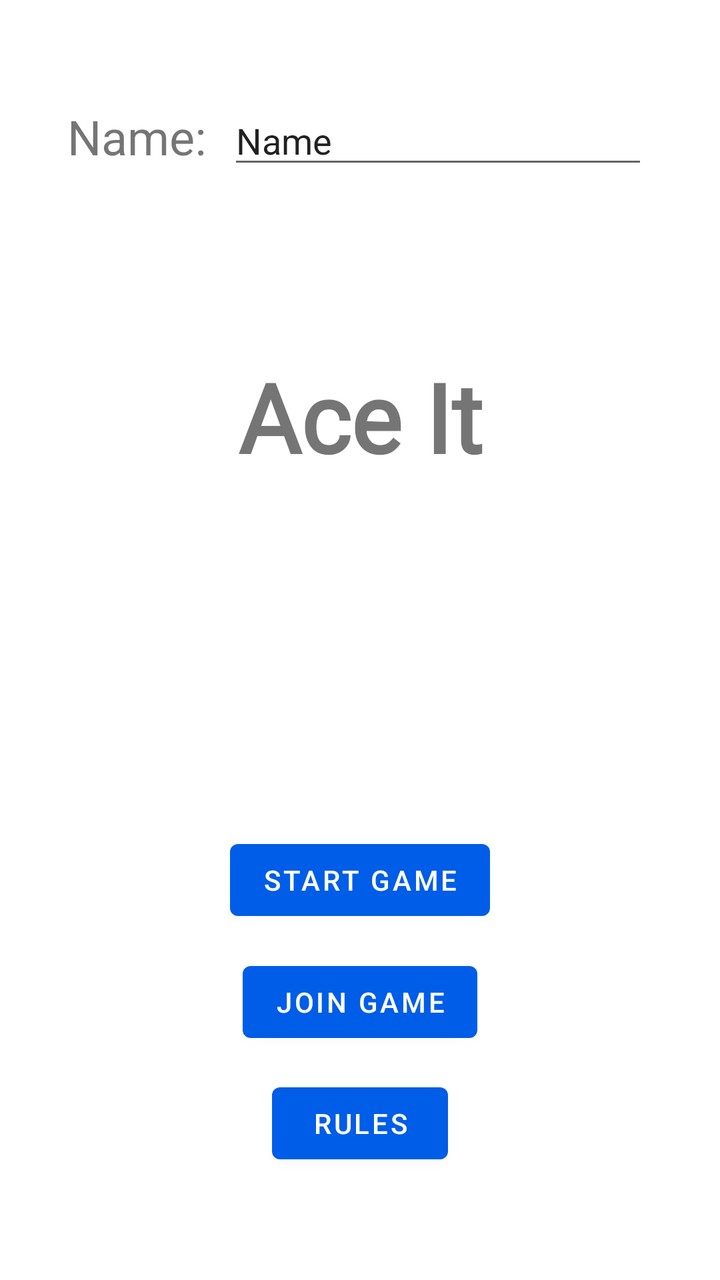
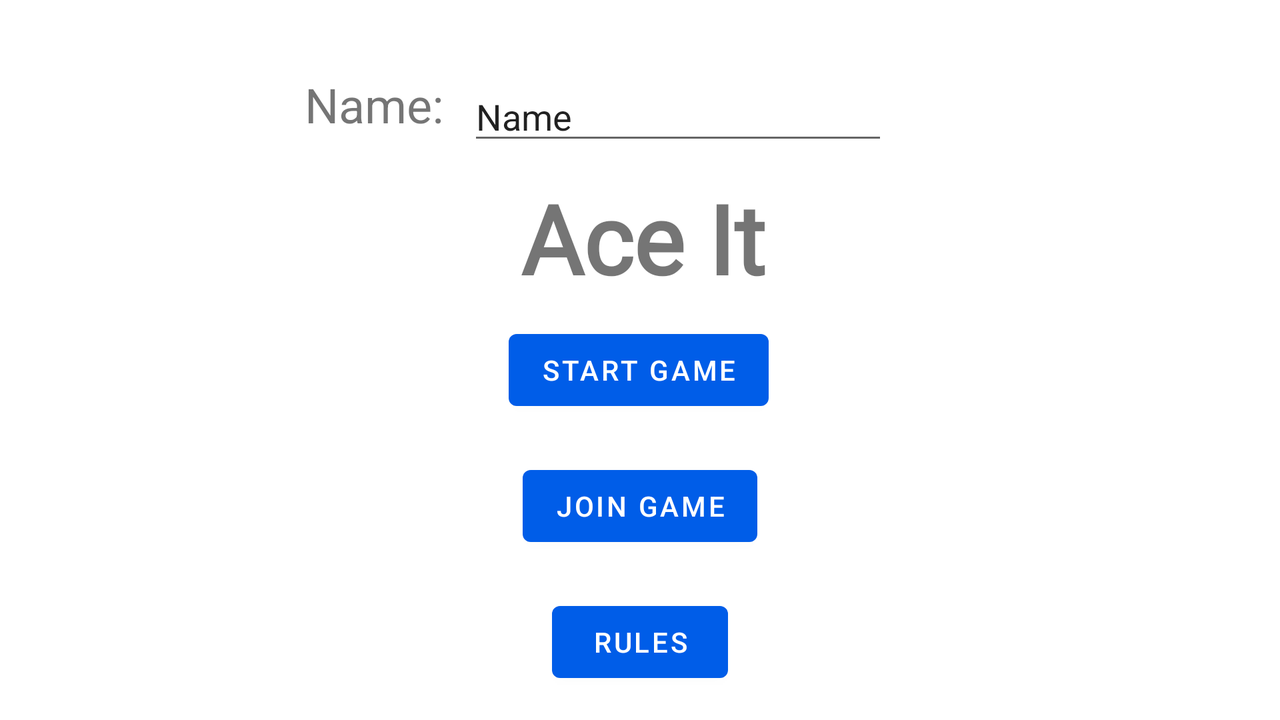

The same Android screen from two of the app's own layout files: first res/layout/ as a phone draws it, then the repository's variant for another configuration, drawn on a device whose configuration selects that folder. Both files follow.
<!-- AndroidManifest.xml: application theme Theme.AceIt -->
<!-- res/layout/home_screen.xml -->
<?xml version="1.0" encoding="utf-8"?>
<androidx.constraintlayout.widget.ConstraintLayout xmlns:android="http://schemas.android.com/apk/res/android"
    xmlns:app="http://schemas.android.com/apk/res-auto"
    xmlns:tools="http://schemas.android.com/tools"
    android:layout_width="match_parent"
    android:layout_height="match_parent"
    tools:context=".HomeScreen"
    android:focusable="false"
    android:focusableInTouchMode="true"
    >

    <TextView
        android:id="@+id/textview_first"
        android:layout_width="wrap_content"
        android:layout_height="wrap_content"
        android:fontFamily="@font/amaranth"
        android:text="@string/app_name"
        android:textSize="48sp"
        android:textStyle="bold"
        app:layout_constraintBottom_toTopOf="@id/start_select_button"
        app:layout_constraintEnd_toEndOf="parent"
        app:layout_constraintStart_toStartOf="parent"
        app:layout_constraintTop_toTopOf="parent"
        />

    <TextView
        android:id="@+id/name"
        android:layout_width="wrap_content"
        android:layout_height="wrap_content"
        android:layout_marginTop="52dp"
        android:text="Name:"
        android:textSize="24sp"
        app:layout_constraintEnd_toStartOf="@+id/edit_name"
        app:layout_constraintHorizontal_bias="0.752"
        app:layout_constraintStart_toStartOf="parent"
        app:layout_constraintTop_toTopOf="parent" />

    <EditText
        android:id="@+id/edit_name"
        android:layout_width="wrap_content"
        android:layout_height="wrap_content"
        android:layout_marginTop="48dp"
        android:layout_marginEnd="36dp"
        android:ems="10"
        android:inputType="textPersonName"
        android:text="Name"
        app:layout_constraintEnd_toEndOf="parent"
        app:layout_constraintTop_toTopOf="parent" />

    <Button
        android:id="@+id/start_select_button"
        android:layout_width="wrap_content"
        android:layout_height="wrap_content"
        android:text="@string/start_game"
        app:layout_constraintBottom_toBottomOf="parent"
        app:layout_constraintEnd_toEndOf="parent"
        app:layout_constraintStart_toStartOf="parent"
        app:layout_constraintTop_toBottomOf="@id/textview_first" />

    <Button
        android:id="@+id/join_game_button"
        android:layout_width="wrap_content"
        android:layout_height="wrap_content"
        android:layout_marginTop="8dp"
        android:text="@string/join_game"
        app:layout_constraintBottom_toBottomOf="parent"
        app:layout_constraintEnd_toEndOf="parent"
        app:layout_constraintStart_toStartOf="parent"
        app:layout_constraintTop_toBottomOf="@+id/start_select_button"
        app:layout_constraintVertical_bias="0.042" />

    <Button
        android:id="@+id/rules_button"
        android:layout_width="wrap_content"
        android:layout_height="wrap_content"
        android:layout_marginTop="8dp"
        android:text="@string/rules"
        app:layout_constraintBottom_toBottomOf="parent"
        app:layout_constraintEnd_toEndOf="parent"
        app:layout_constraintStart_toStartOf="parent"
        app:layout_constraintTop_toBottomOf="@+id/join_game_button"
        app:layout_constraintVertical_bias="0.078" />
</androidx.constraintlayout.widget.ConstraintLayout>
<!-- resources referenced by this layout -->
<resources>
  <string name="app_name">Ace It</string>
  <string name="join_game">Join Game</string>
  <string name="rules">Rules</string>
  <string name="start_game">Start Game</string>
  <style name="Theme.AceIt" parent="Theme.MaterialComponents.DayNight.DarkActionBar">
          
          <item name="colorPrimary">@color/blue_600</item>
          <item name="colorPrimaryVariant">@color/blue_800</item>
          <item name="colorOnPrimary">@color/white</item>
          
          <item name="colorSecondary">@color/teal_200</item>
          <item name="colorSecondaryVariant">@color/teal_700</item>
          <item name="colorOnSecondary">@color/black</item>
          
          <item name="android:statusBarColor" tools:targetApi="l">?attr/colorPrimaryVariant</item>
          
      </style>
  <color name="blue_600">#005DE8</color>
  <color name="blue_800">#00359C</color>
  <color name="white">#FFFFFFFF</color>
  <color name="teal_200">#FF03DAC5</color>
  <color name="teal_700">#FF018786</color>
  <color name="black">#FF000000</color>
</resources>
<!-- res/layout-land/home_screen.xml (the repository's variant of the layout above) -->
<!-- drawn on the phone turned sideways -->
<?xml version="1.0" encoding="utf-8"?>
<androidx.constraintlayout.widget.ConstraintLayout xmlns:android="http://schemas.android.com/apk/res/android"
    xmlns:app="http://schemas.android.com/apk/res-auto"
    xmlns:tools="http://schemas.android.com/tools"
    android:layout_width="match_parent"
    android:layout_height="match_parent"
    tools:context=".HomeScreen"
    android:focusable="false"
    android:focusableInTouchMode="true"
    >

    <TextView
        android:id="@+id/textview_first"
        android:layout_width="wrap_content"
        android:layout_height="wrap_content"
        android:fontFamily="@font/amaranth"
        android:text="@string/app_name"
        android:textSize="48sp"
        android:textStyle="bold"
        app:layout_constraintBottom_toTopOf="@id/start_select_button"
        app:layout_constraintEnd_toEndOf="parent"
        app:layout_constraintHorizontal_bias="0.503"
        app:layout_constraintStart_toStartOf="parent"
        app:layout_constraintTop_toTopOf="parent"
        app:layout_constraintVertical_bias="0.897" />

    <TextView
        android:id="@+id/name"
        android:layout_width="wrap_content"
        android:layout_height="wrap_content"
        android:layout_marginTop="36dp"
        android:text="Name:"
        android:textSize="24sp"
        app:layout_constraintEnd_toStartOf="@+id/edit_name"
        app:layout_constraintHorizontal_bias="0.926"
        app:layout_constraintStart_toStartOf="parent"
        app:layout_constraintTop_toTopOf="parent" />

    <EditText
        android:id="@+id/edit_name"
        android:layout_width="wrap_content"
        android:layout_height="wrap_content"
        android:layout_marginTop="36dp"
        android:layout_marginEnd="196dp"
        android:ems="10"
        android:inputType="textPersonName"
        android:text="Name"
        app:layout_constraintEnd_toEndOf="parent"
        app:layout_constraintTop_toTopOf="parent" />

    <Button
        android:id="@+id/start_select_button"
        android:layout_width="wrap_content"
        android:layout_height="wrap_content"
        android:layout_marginBottom="20dp"
        android:text="@string/start_game"
        app:layout_constraintBottom_toTopOf="@+id/join_game_button"
        app:layout_constraintEnd_toEndOf="parent"
        app:layout_constraintHorizontal_bias="0.499"
        app:layout_constraintStart_toStartOf="parent" />

    <Button
        android:id="@+id/join_game_button"
        android:layout_width="wrap_content"
        android:layout_height="wrap_content"
        android:layout_marginBottom="20dp"
        android:text="@string/join_game"
        app:layout_constraintBottom_toTopOf="@+id/rules_button"
        app:layout_constraintEnd_toEndOf="parent"
        app:layout_constraintStart_toStartOf="parent" />

    <Button
        android:id="@+id/rules_button"
        android:layout_width="wrap_content"
        android:layout_height="wrap_content"
        android:layout_marginBottom="15dp"
        android:text="@string/rules"
        app:layout_constraintBottom_toBottomOf="parent"
        app:layout_constraintEnd_toEndOf="parent"
        app:layout_constraintStart_toStartOf="parent" />
</androidx.constraintlayout.widget.ConstraintLayout>
